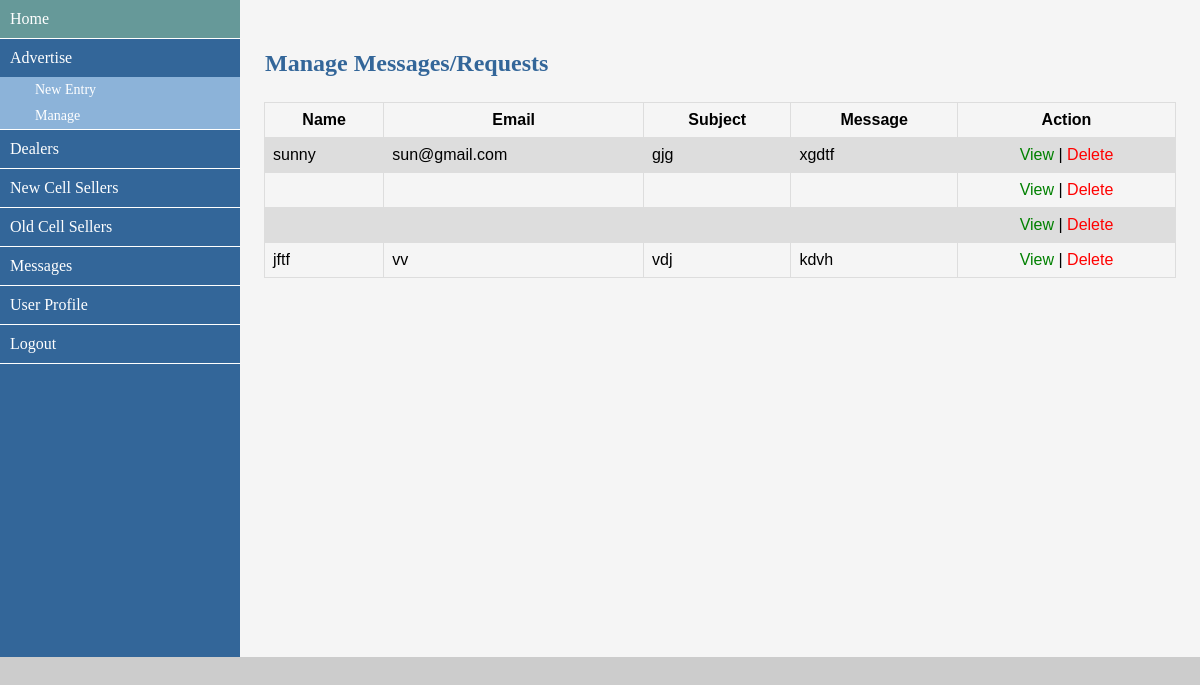
The page /admin/message.php (signed in) on the database its author committed.
### tables this page shows
CREATE TABLE `md_msg` (
  `id` int(5) NOT NULL,
  `name` varchar(40) NOT NULL,
  `email` varchar(40) NOT NULL,
  `subject` varchar(255) NOT NULL,
  `message` text NOT NULL
);

### admin/database.php (called while the page is built, shortened)
<?php
	$dbHost = "localhost";
	$dbUser = "root";
	$dbPass = "";
	$dbName = "db_md";
	$con = mysqli_connect($dbHost,$dbUser,$dbPass,$dbName);
	function selectAll($query) {
		global $con;
		if ($con) {
			$result = mysqli_query($con,$query);
			if ($result) {
				return $result;
			} else {
				echo mysqli_error($con);
			}
		} else {
			echo "Database connection failed";
		}
	}
?>

### admin/message.php (the view)
<?php include_once('admin_sidebar.php'); ?>
		<div class="content">
			<div class="form_title">
				<h2>Manage Messages/Requests</h2>
			</div>
			<div class="data">
				<table>
					<tr>
						<th>Name</th>
						<th>Email</th>
						<th>Subject</th>
						<th>Message</th>
						<th>Action</th>
					</tr>
					<?php
						$query = "SELECT * FROM md_msg";
						$res = selectAll($query);
						$count = mysqli_num_rows($res);
						if ($count < 1) { ?>
						</table>
							<div class="msg">
								<?php echo "No records found"; ?>
							</div>
							</div>
						<?php
							} else {
								while ($result = mysqli_fetch_assoc($res)) {
						?>
					<tr>
						<td><?= $result['name']; ?></td>
						<td><?= $result['email']; ?></td>
						<td><?= $result['subject']; ?></td>
						<td><?= $result['message']; ?></td>
						<td style="text-align: center;">
							<a href="view_message.php?v=<?= $result['id']; ?>" class="clr">View </a>|
							<?php
								if ($_SESSION['post'] == 'super-admin' || $_SESSION['post'] == 'sub-admin') { ?>
							<a href="delete_message.php?d=<?= $result['id']; ?>" class="dlt" onclick="return confirm('Are you sure to DELETE?')"> Delete</a>
							<?php } ?>
						</td>
					</tr>
					<?php } ?>
				</table>
			</div>
			<?php } ?>
		</div>
	</div>
</body>
</html>

### admin/assets/css/style.css (style rules this page uses)
* { margin: 0px; padding: 0px; outline: 0; }
body { font-family: verdana; background-color: #ccc; }
a { text-decoration: none; }
.container .content { width: 80%; float: left; background-color: whitesmoke; height: 657px; }
.content .form_title { width: 60%; float: left; }
.form_title h2 { margin-top: 50px; padding-left: 25px; color: #336699; }
.content .data { width: 95%; float: left; margin-top: 25px; margin-left: 2.5%; }
.data table { font-family: arial, sans-serif; border-collapse: collapse; width: 100%; }
.data table td, th { border: 1px solid #dddddd; text-align: left; padding: 8px; }
.data table tr:nth-child(even) { background-color: #dddddd; }
.data table th { text-align: center; }
.clr { color: green; }
.dlt { color: red; }

### rows shown on the page
md_msg: name "sunny", email "sun@gmail.com", subject "gjg", message "xgdtf"
md_msg: name "jftf", email "vv", subject "vdj", message "kdvh"
